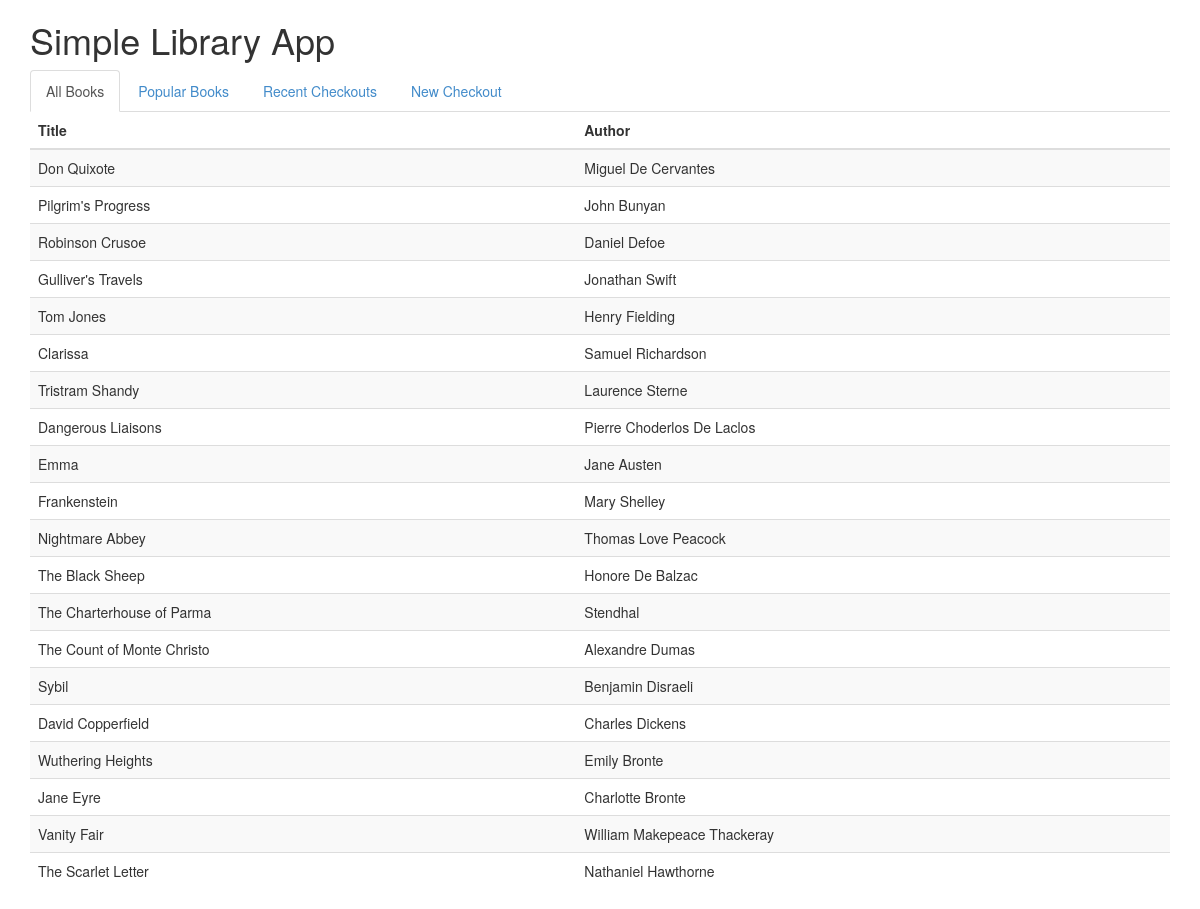
The page / on the database its author committed.
### tables this page shows
CREATE TABLE `books` (
  `book_id` int(10) unsigned NOT NULL AUTO_INCREMENT,
  `title` text NOT NULL,
  `author` text NOT NULL,
  PRIMARY KEY (`book_id`)
);

### functions.php (called while the page is built, shortened)
<?php
	$CONFIG = array(
		'dsn' => 'mysql:dbname=web-test;host=127.0.0.1',
		'user' => 'root',
		'pass' => '',
	);
	function db () {
		static $dbh = null;
		global $CONFIG;
		if ( $dbh === null ) {
			try {
				$dbh = new PDO( $CONFIG['dsn'], $CONFIG['user'], $CONFIG['pass'] );
			} catch ( PDOException $e ) {
				die( 'Database error' );
			}
		}
		return $dbh;
	}
	function esc_html ( $text ) {
		return htmlentities( $text, ENT_QUOTES );
	}
	function getBooks () {
		$statement = db()->prepare( 'SELECT title, author FROM books' );
		return $statement->execute()? $statement->fetchAll( PDO::FETCH_ASSOC ): array();
	}

### index.php (the view, shortened to what this page needs)
<?php require('./functions.php'); ?>
<!doctype html>
<html>
    <head>
        <link rel="stylesheet" href="css/bootstrap.min.css"/>
    </head>
    <body>
        <header>
            <h1 class="container">Simple Library App</h1>
        </header>
        <div class="container">
            <ul class="nav nav-tabs">
                <li class="active"><a data-toggle="tab" href="#books-all">All Books</a></li>
                <li><a data-toggle="tab" href="#books-popular">Popular Books</a></li>
                <li><a data-toggle="tab" href="#recent-checkouts">Recent Checkouts</a></li>
                <li><a data-toggle="tab" href="#new-checkout"> New Checkout</a></li>
            </ul>
            <div class="tab-content">
                <div id="books-all" class="tab-pane active">
                    <table class="table table-striped">
                        <thead>
                            <tr>
                                <th>Title</th>
                                <th>Author</th>
                            </tr>
                        </thead>
                        <tbody>
                            <?php foreach (getBooks() as $book) : ?>
                                <tr>
                                    <td><?php echo esc_html($book['title']); ?></td>
                                    <td><?php echo esc_html($book['author']); ?></td>
                                </tr>
                            <?php endforeach; ?>
                        </tbody>
                    </table>
                </div>
            </div>
        </div>
    </body>
</html>

### rows shown on the page
books: title "Don Quixote", author "Miguel De Cervantes"
books: title "Pilgrim's Progress", author "John Bunyan"
books: title "Robinson Crusoe", author "Daniel Defoe"
books: title "Gulliver's Travels", author "Jonathan Swift"
books: title "Tom Jones", author "Henry Fielding"
books: title "Clarissa", author "Samuel Richardson"
books: title "Tristram Shandy", author "Laurence Sterne"
books: title "Dangerous Liaisons", author "Pierre Choderlos De Laclos"
books: title "Emma", author "Jane Austen"
books: title "Frankenstein", author "Mary Shelley"
books: title "Nightmare Abbey", author "Thomas Love Peacock"
books: title "The Black Sheep", author "Honore De Balzac"
books: title "The Charterhouse of Parma", author "Stendhal"
books: title "The Count of Monte Christo", author "Alexandre Dumas"
books: title "Sybil", author "Benjamin Disraeli"
books: title "David Copperfield", author "Charles Dickens"
books: title "Wuthering Heights", author "Emily Bronte"
books: title "Jane Eyre", author "Charlotte Bronte"
books: title "Vanity Fair", author "William Makepeace Thackeray"
books: title "The Scarlet Letter", author "Nathaniel Hawthorne"
